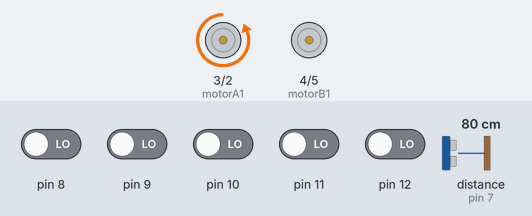
Recording of a sketch running on a simulated Arduino Uno, built with avr-gcc and run on an emulated ATmega328P. On the bench: motor-driver pin pairs drawn as motors (green arrow = first pin HIGH = forward, orange = second pin HIGH = backward, longer = more drive). Wiring (inferred from the names in the program): ultrasonic range finder: trigger pin 6; echo pin 7. Inputs (shaded band) come from the test bench; at power-on: pin 8–12 LOW, distance to the obstacle (sensor on pin 7) 80 cm. The echo pulse lasts 58.3 µs per cm.

Above: at 7.4 s.
7.5 s: distance to the obstacle (sensor on pin 7) set to 16 cm
9.0 s: distance to the obstacle (sensor on pin 7) set to 12 cm
At 10.0 s:
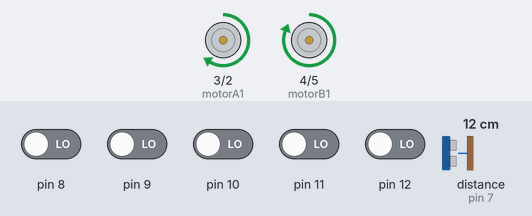
At 12.5 s:
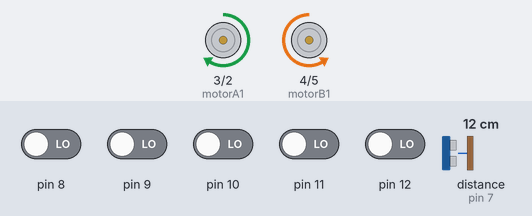
Timing chart, 0 to 18.0 s (numbered marks = the images above; inputs shaded):
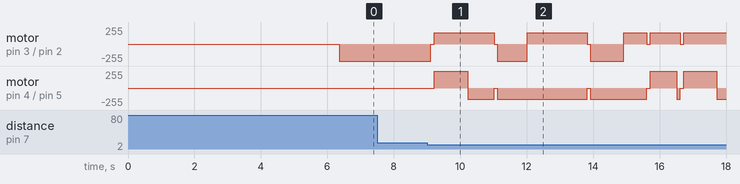

Measured:
- the behaviour switches between 15 and 14 cm on distance to the obstacle (sensor on pin 7) (found by bisection; images 0 and 1)
- after the input at 7.5 s, every drawn part: stays the same

The sketch:

codigo_integrado.ino
```cpp
//CODE BY TURMINHA DO DIDI 😂🤣

#include <QTRSensors.h>

// MOTORES
const int motorA1 = 3, motorA2 = 2, motorB1 = 4, motorB2 = 5; // Define os pinos de controle dos motores A e B
const int speedMax = 200; // Define a velocidade máxima permitida para ambos os motores (0 a 255)
const int baseSpeed = 160; // Define a velocidade base dos motores, que será ajustada pelo controle PID

// PID
int lastError = 0; // Armazena o último erro calculado, usado para o termo derivativo do PID
float Kp = 55, Kd = 30, Ki = 0.00; // Constantes de ajuste do PID (Proporcional, Derivativo, Integral)
int proportional, integral, derivative; // Variáveis PID

//SENSORES IR
QTRSensors qtr; // Cria um objeto da classe QTRSensors para gerenciar os sensores de refletância
const uint8_t SensorCount = 5; // Define o número de sensores de refletância usados
uint16_t sensorValues[SensorCount]; // Array para armazenar os valores lidos pelos sensores

//ULTRASSONICO
const int trigPin = 6, echoPin = 7;
float duration, distance;

//SETUP
void setup() {
  qtr.setTypeRC();  // Configura os sensores como tipo RC (resistor-capacitor)
  qtr.setSensorPins((const uint8_t[]){12,11,10,9,8}, SensorCount); // Define os pinos dos sensores de refletância

  // Configura os pinos dos motores como saída
  pinMode(motorA1, OUTPUT);
  pinMode(motorA2, OUTPUT);
  pinMode(motorB1, OUTPUT);
  pinMode(motorB2, OUTPUT);

  pinMode(trigPin, OUTPUT);
  pinMode(echoPin, INPUT);

  calibrateSensors(); // Realiza a calibração dos sensores de refletância
  delay(5000); // Pausa por 5 segundos para dar tempo de ajuste/calibração
}

//CALIBRAGEM
void calibrateSensors() {
  digitalWrite(LED_BUILTIN, HIGH);   // Acende o LED embutido para indicar o início da calibração
  for (uint16_t i = 0; i < 50; i++) qtr.calibrate(); // Realiza a calibração dos sensores (captura valores máximos e mínimos)
  digitalWrite(LED_BUILTIN, LOW); // Apaga o LED embutido após a calibração
}

void loop() {
  varredura();
  int error = 2000 - qtr.readLineBlack(sensorValues); // Calcula o erro, que é a diferença entre a posição desejada (2000) e a posição lida pelos sensores
  proportional = error; // O termo Proporcional é simplesmente o erro atual (erro * t)
  integral += error; // O termo Integral acumula o erro ao longo do tempo (Ki∫e dt)
  derivative = error - lastError; // O termo Derivativo é a diferença entre o erro atual e o erro anterior (Kd(Δe/Δt) ou de/dt)
  lastError = error; // Atualiza o último erro para o próximo cálculo do Derivativo

  // S = ∑((Kp(et) + Ki∫e dt + Kd(de/dt))
  int PIDValue = (Kp * proportional) + (Ki * integral) + (Kd * derivative); // Calcula o valor de correção da velocidade usando o PID
  bool noventa_graus = (sensorValues[0] < 100 || sensorValues[4] < 100); // 90 graus

  //Limita velocidade com base na posição
  int speedA, speedB;

  if (noventa_graus) {
      // Ajusta as velocidades para uma curva
      speedA = constrain(baseSpeed - PIDValue, 0, speedMax); // Motor interno da curva mais lento
      speedB = constrain(baseSpeed + PIDValue, 0, speedMax); // Motor externo da curva mais rápido
  } else {
      // Controle normal de linha reta
      speedA = constrain(baseSpeed + PIDValue, 0, speedMax);
      speedB = constrain(baseSpeed - PIDValue, 0, speedMax);
  }
  if (distance > 0 && distance < 15) { // Se houver um obstáculo a menos de 20 cm
    desviar();
  } else {
    driveMotors(speedA, speedB);
  }

}

void driveMotors(int posa, int posb) {
  analogWrite(motorA1, LOW);
  analogWrite(motorA2, posa);
  analogWrite(motorB1, LOW);
  analogWrite(motorB2, posb);   // Controla a direção e a velocidade dos motores A e B
}

void viradaEstatica(int posa1, int posa2, int posb1, int posb2){
  analogWrite (motorA1, posa1);
  analogWrite (motorA2, posa2);
  analogWrite (motorB1, posb1);
  analogWrite (motorB2, posb2);
}


void varredura(){
  digitalWrite(trigPin, LOW);
  delayMicroseconds(2);
  digitalWrite(trigPin, HIGH);
  delayMicroseconds(10);
  digitalWrite(trigPin,LOW);

  duration = pulseIn(echoPin, HIGH);
  distance = (duration*.0343)/2;
  Serial.print("Distância: ");
  Serial.println(distance);
  delay(100);
}

void desviar(){
  viradaEstatica(0, 0, 0, 0); //parar
  delay(100);
  viradaEstatica(170, 0, 170, 0); // direita
  delay(1000);
  viradaEstatica(170, 0, 0, 170); //frente
  delay(800);
  viradaEstatica(0, 0, 0, 0); //parar
  delay(100);
  viradaEstatica(0, 170, 0, 170); //esquerda
  delay(900);
  viradaEstatica(170, 0, 0, 170); // frente
  delay(1800);
  viradaEstatica(0, 0, 0, 0); //parar
  delay(100);
  viradaEstatica(0, 170, 0, 170); //esquerda
  delay(1000);
  viradaEstatica(170, 0, 0, 170); //frente
  delay(700);
  viradaEstatica(0, 0, 0, 0); //parar
  delay(100);
  viradaEstatica(170, 0, 170, 0); // direita
  delay(800);
  viradaEstatica(170, 0, 0, 170); //seguir linha

}
```
